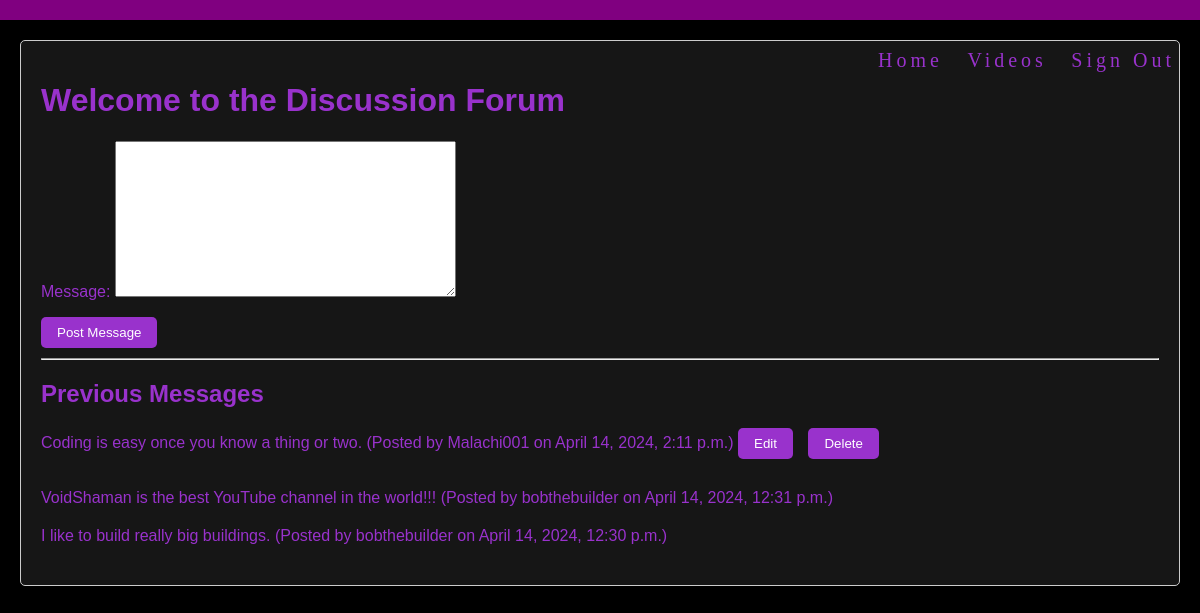
Page /Discussion/ (signed in) on the earlier database version.
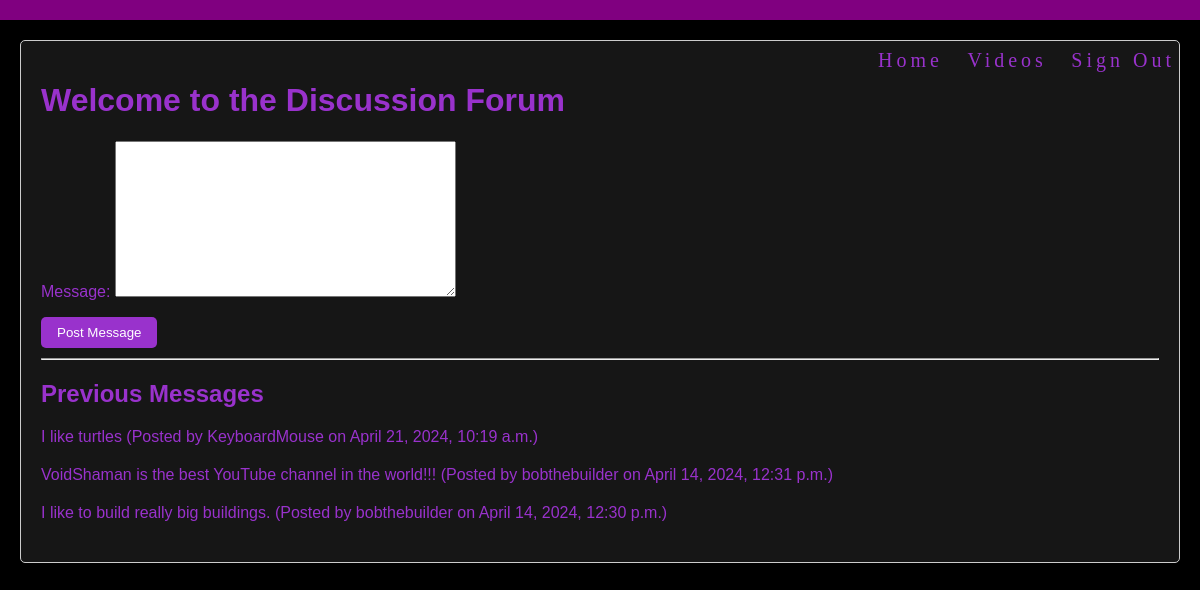
Same page on the later database version.
### web_project/models.py (models this page shows, shortened)
class UserMessage(models.Model):
    user = models.ForeignKey(User, on_delete=models.CASCADE)
    message = models.TextField()
    created_at = models.DateTimeField(auto_now_add=True)

### web_project/views.py (the view)
# urls.py: path('Discussion/', views.discussion, name='discussion'),
@login_required
def discussion(request):
    if request.method == 'POST':
        form = UserMessageForm(request.POST)
        if form.is_valid():
            message = form.save(commit=False)
            message.user = request.user
            message.save()
            return redirect('discussion')
    else:
        form = UserMessageForm()
    messages = UserMessage.objects.all().order_by('-created_at')
    return render(request, 'web_project/Discussion.html', {'form': form, 'messages': messages})

### web_project/forms.py
class UserMessageForm(forms.ModelForm):
    class Meta:
        model = UserMessage
        fields = ['message']

### web_project/templates/web_project/Discussion.html (shortened to what this page needs)
<!DOCTYPE html>
<html lang="en">
<head>
    {% load static %}
    <link rel="stylesheet" href="{% static 'web_project/Message.css' %}">
</head>
<body>
<header>
    <nav>
        <a href="{% url 'home' %}">Home</a>
        <a href="{% url 'video' %}">Videos</a>
        <a href="{% url 'sign_out' %}">Sign Out</a>
    </nav>
</header>
<div class="container">
    <h1>Welcome to the Discussion Forum</h1>
    <form method="post" action="{% url 'discussion' %}">
        {{ form.as_p }}
        <button type="submit">Post Message</button>
    </form>
    <hr>
    <h2>Previous Messages</h2>
    {% if messages %}
        <ul>
            {% for message in messages %}
                <li>
                    {{ message.message }}
                    (Posted by {{ message.user.username }} on {{ message.created_at }})
                    {% if message.user == request.user %}
                        <form method="post" action="{% url 'edit_message' message.id %}">
                            <button type="submit">Edit</button>
                        </form>
                        <form method="post" action="{% url 'delete_message' message.id %}">
                            <button type="submit">Delete</button>
                        </form>
                    {% endif %}
                </li>
            {% endfor %}
        </ul>
    {% else %}
        <p>No messages yet.</p>
    {% endif %}
</div>
</body>
</html>

Differences in the rows shown:
removed UserMessage: message "Coding is easy once you know a thing or two.", user.username "Malachi001", created_at "April 14, 2024, 2:11 p.m.", shows "Edit"
added UserMessage: message "I like turtles", user.username "KeyboardMouse", created_at "April 21, 2024, 10:19 a.m."
